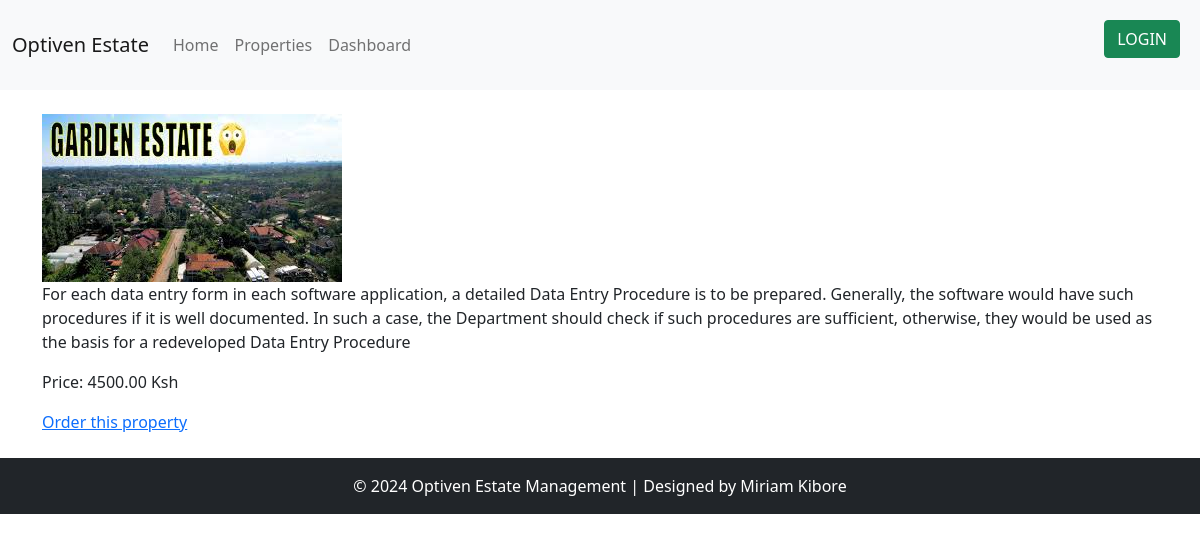
Screenshot of /properties/2/ with the database file from the repository.
### estates/models.py (models this page shows, shortened)
class Property(models.Model):
    title = models.CharField(max_length=200)
    description = models.TextField()
    price = models.DecimalField(max_digits=10, decimal_places=2)
    location = models.CharField(max_length=200)
    image = models.ImageField(upload_to='properties/')

### estates/views.py (the view)
# urls.py: path('properties/<int:pk>/', views.property_detail, name='property_detail'),
def property_detail(request, pk):
    selected_property = get_object_or_404(Property, pk=pk)
    return render(request, 'estates/property_detail.html', {'property': selected_property})

### estates/templates/estates/property_detail.html (shortened to what this page needs)
{% extends 'estates/base.html' %}
{% block content %}
    <img src="{{ property.image.url }}" alt="{{ property.name }}">
    <p>{{ property.description }}</p>
    <p>Price: {{ property.price }} Ksh</p>
    <a href="{% url 'order_property' property.pk %}">Order this property</a>
{% endblock %}

### rows the page displays
Property: image (picture), description "For each data entry form in each software application, a detailed Data Entry Procedure is to be prepared. Generally, the software would have such procedures if it is well documented. In such a case, the Department should check if such procedures are sufficient, otherwise, they would be used as the basis for a redeveloped Data Entry Procedure", price "4500.00"
